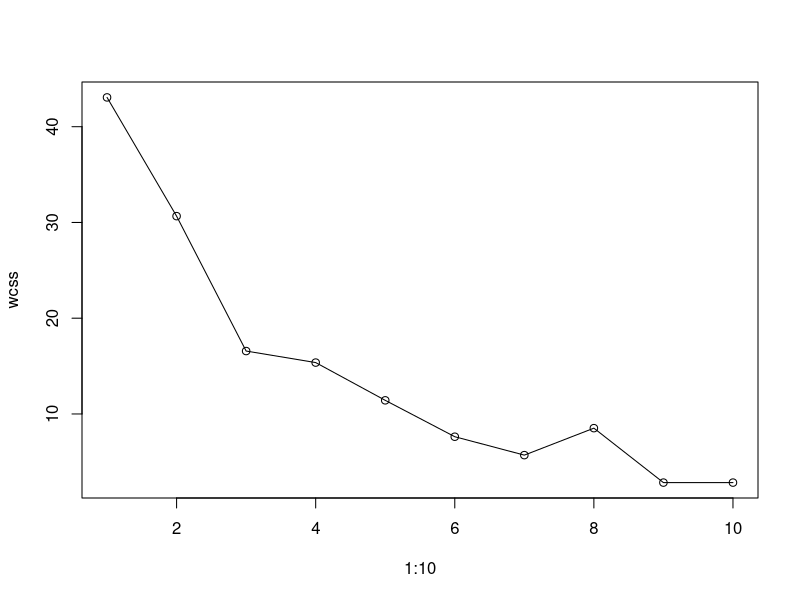
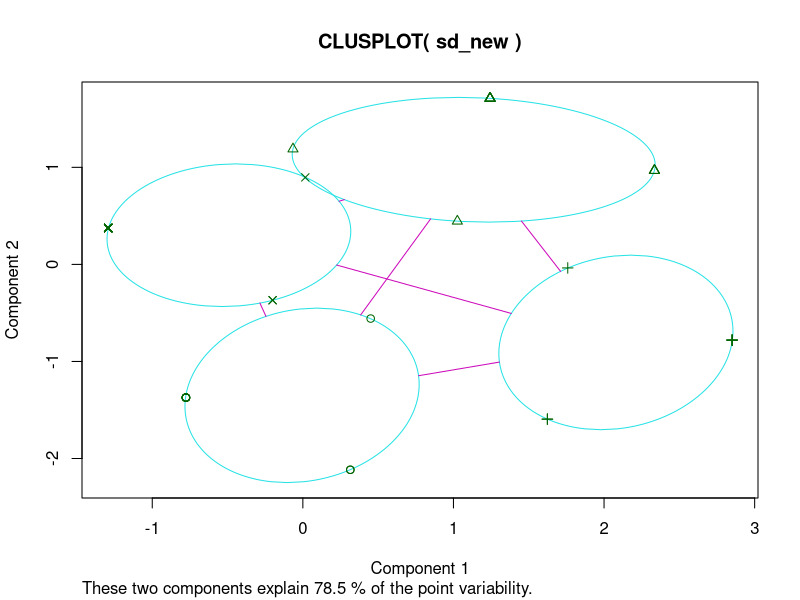

These figures' R source, in order:
# K means Clustering

d = USArrests[, 1:4]
sd = scale(d) #scaling the data
sd_new = ifelse(sd>0.5,1,0) #Standardizing the data
print(sd_new)

# Calculating no.of clusters using elbow method
wcss = vector() # wcss - within clusters sum of squares
for (i in 1:10)
  wcss[i] = sum(kmeans(sd_new, i )$withinss)
plot(1:10, wcss, type='o')

model = kmeans(sd_new, 4)
print(model)
# install.packages("cluster")
library(cluster)
clusplot(sd_new, model$cluster)